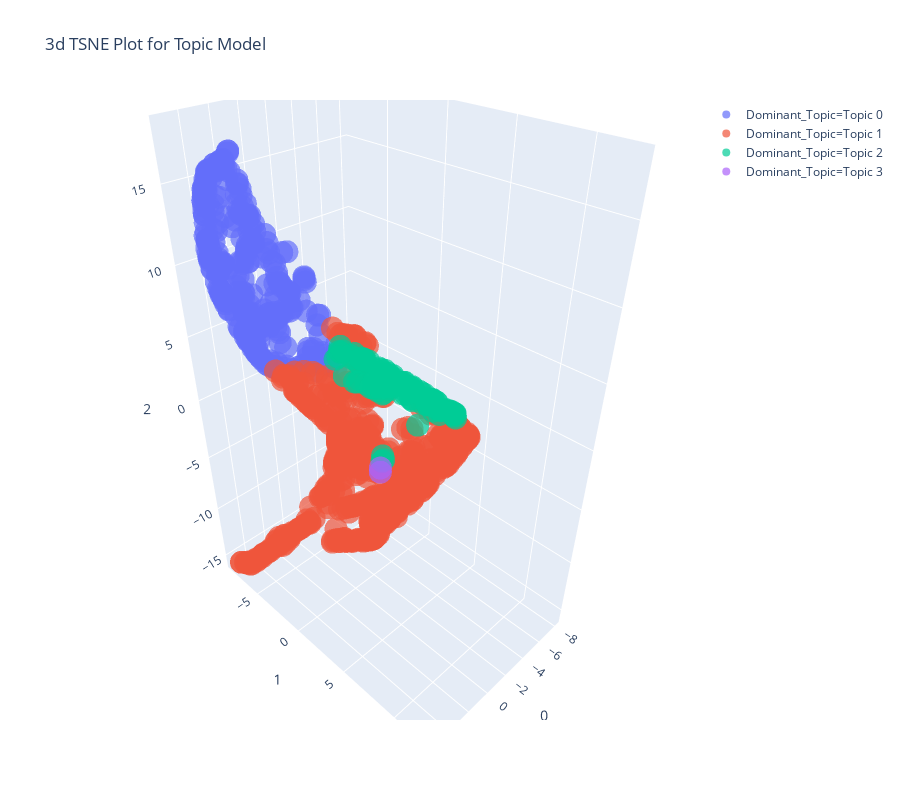

The code cell stored with this chart in its notebook:
### Code cell
plot_model(lda, plot = 'tsne')

### Figure 1 — Plotly figure (JSON) as saved in the notebook; plotly's stock layout.template omitted (floating-point values rounded to 4 significant figures; data arrays with more than 128 entries replaced by an {"elided": "..."} marker saying what was removed)
{"data": [{"hoverlabel": {"namelength": 0}, "hovertemplate": "Dominant_Topic=Topic 0<br>0=%{x}<br>1=%{y}<br>2=%{z}", "legendgroup": "Dominant_Topic=Topic 0", "marker": {"color": "#636efa", "opacity": 0.7, "symbol": "circle"}, "mode": "markers", "name": "Dominant_Topic=Topic 0", "scene": "scene", "showlegend": true, "type": "scatter3d", "x": {"elided": "277 float values"}, "y": {"elided": "277 float values"}, "z": {"elided": "277 float values"}}, {"hoverlabel": {"namelength": 0}, "hovertemplate": "Dominant_Topic=Topic 1<br>0=%{x}<br>1=%{y}<br>2=%{z}", "legendgroup": "Dominant_Topic=Topic 1", "marker": {"color": "#EF553B", "opacity": 0.7, "symbol": "circle"}, "mode": "markers", "name": "Dominant_Topic=Topic 1", "scene": "scene", "showlegend": true, "type": "scatter3d", "x": {"elided": "609 float values"}, "y": {"elided": "609 float values"}, "z": {"elided": "609 float values"}}, {"hoverlabel": {"namelength": 0}, "hovertemplate": "Dominant_Topic=Topic 2<br>0=%{x}<br>1=%{y}<br>2=%{z}", "legendgroup": "Dominant_Topic=Topic 2", "marker": {"color": "#00cc96", "opacity": 0.7, "symbol": "circle"}, "mode": "markers", "name": "Dominant_Topic=Topic 2", "scene": "scene", "showlegend": true, "type": "scatter3d", "x": [1.332, 4.825, 4.409, 4.872, 2.16, 4.418, 4.133, 4.455, 4.732, 0.5797, 4.795, 4.06, 4.37, 2.653, 4.853, 3.78, 4.761, 4.441, 4.642, 4.142, 4.73, 4.23, 4.134, 4.031, 4.579, 4.805, 4.762, 4.63, 3.683, 3.955, 4.673, 4.706, 4.949, 4.195, 4.672, 2.137, 4.868, 4.391, 3.981, 4.385, 4.794, 4.852, 4.972, 4.625, -0.5356, 4.154, 4.446, 4.74, 4.704, 4.384, 4.595, 0.1713, 4.772, 3.77, 0.8256, -0.5285, -0.3359, 2.666, 4.767, 4.233, 1.152, 0.05496, 0.93, 4.633, 0.4787, 2.325, 4.678, -0.4068, 3.868, 4.495, 1.987, 3.872, 2.373, 4.431, 1.701, 4.56, 2.612, 2.77, 4.669, 1.8, 4.592, 2.706, 2.346, 4.061, 3.143, 3.678, 3.603, 1.497, 2.756, 2.041, 4.209, 2.197, 4.666, 2.332, 4.812, 2.23, 4.287, 4.187, 4.132, 3.924, 2.609, -0.4973, 2.337, 1.427, 2.236, 4.058, 0.007659, -0.2094, 0.7185, 2.226, 2.691, 4.251], "y": [6.687, 8.694, 8.886, 9.517, 7.055, 5.195, 8.475, 8.932, 7.622, 6.847, 10.4, 9.395, 6.131, 6.176, 6.684, 8.142, 9.36, 12.35, 6.25, 6.709, 6.322, 4.108, 8.233, 7.562, 11.02, 6.636, 10.5, 6.252, 7.795, 5.447, 11.41, 7.738, 8.265, 11.51, 6.326, 6.742, 10.01, 8.387, 8.562, 7.458, 6.722, 5.976, 7.143, 4.662, 7.291, 10.21, 8.067, 8.283, 9.903, 4.578, 9.599, 7.478, 11.24, 8.087, 6.337, 7.307, 7.34, 2.649, 11.48, 9.581, 6.511, 7.234, 7.687, 12.5, 7.152, 5.363, 12.55, 7.337, 3.544, 12.09, 4.109, 7.1, 5.571, 12.25, 4.871, 10.91, 5.277, 5.237, 11.21, 4.472, 12.19, 6.463, 4.126, 5.345, 7.943, 3.099, 11.73, 4.592, 5.202, 4.435, 4.172, 5.282, 12.39, 3.404, 10.74, 5.864, 11.77, 5.023, 7.347, 11.91, 3.898, 7.22, 3.15, 7.323, 4.87, 11.92, 6.73, 7.392, 7.41, 5.394, 5.779, 9.405], "z": [5.594, 9.606, 9.087, 9.628, 6.451, 9.102, 8.755, 9.143, 9.523, 5.003, 9.491, 8.634, 9.045, 6.779, 9.694, 8.322, 9.5, 8.948, 9.415, 8.766, 9.535, 8.786, 8.765, 8.638, 9.196, 9.632, 9.444, 9.4, 8.201, 8.442, 9.287, 9.489, 9.774, 8.71, 9.457, 6.343, 9.601, 9.08, 8.564, 9.088, 9.615, 9.713, 9.836, 9.492, 4.163, 8.716, 9.157, 9.516, 9.405, 9.07, 9.285, 4.872, 9.416, 8.31, 5.04, 4.171, 4.341, 5.882, 9.395, 8.841, 5.387, 4.385, 5.537, 9.166, 4.997, 0.9191, 9.214, 3.968, 8.042, 9.032, 5.434, 8.426, 6.306, 8.944, 5.283, 9.177, 6.517, 6.715, 9.294, 5.296, 9.139, 6.895, 5.857, 8.584, 7.558, 7.627, 8.007, 4.987, 6.692, 5.57, 8.745, 1.21, 9.212, 5.636, 9.493, 6.233, 8.805, 8.75, 8.766, 8.369, 6.144, 4.256, 5.54, 4.141, 5.933, 8.526, 4.537, 4.421, 5.256, 0.9996, 6.742, 8.869]}, {"hoverlabel": {"namelength": 0}, "hovertemplate": "Dominant_Topic=Topic 3<br>0=%{x}<br>1=%{y}<br>2=%{z}", "legendgroup": "Dominant_Topic=Topic 3", "marker": {"color": "#ab63fa", "opacity": 0.7, "symbol": "circle"}, "mode": "markers", "name": "Dominant_Topic=Topic 3", "scene": "scene", "showlegend": true, "type": "scatter3d", "x": [2.571, 2.523], "y": [5.461, 5.418], "z": [0.2807, 0.5472]}], "layout": {"height": 800, "legend": {"tracegroupgap": 0}, "scene": {"domain": {"x": [0, 1], "y": [0, 1]}, "xaxis": {"title": {"text": "0"}}, "yaxis": {"title": {"text": "1"}}, "zaxis": {"title": {"text": "2"}}}, "title": {"text": "3d TSNE Plot for Topic Model"}, "width": 900}}
